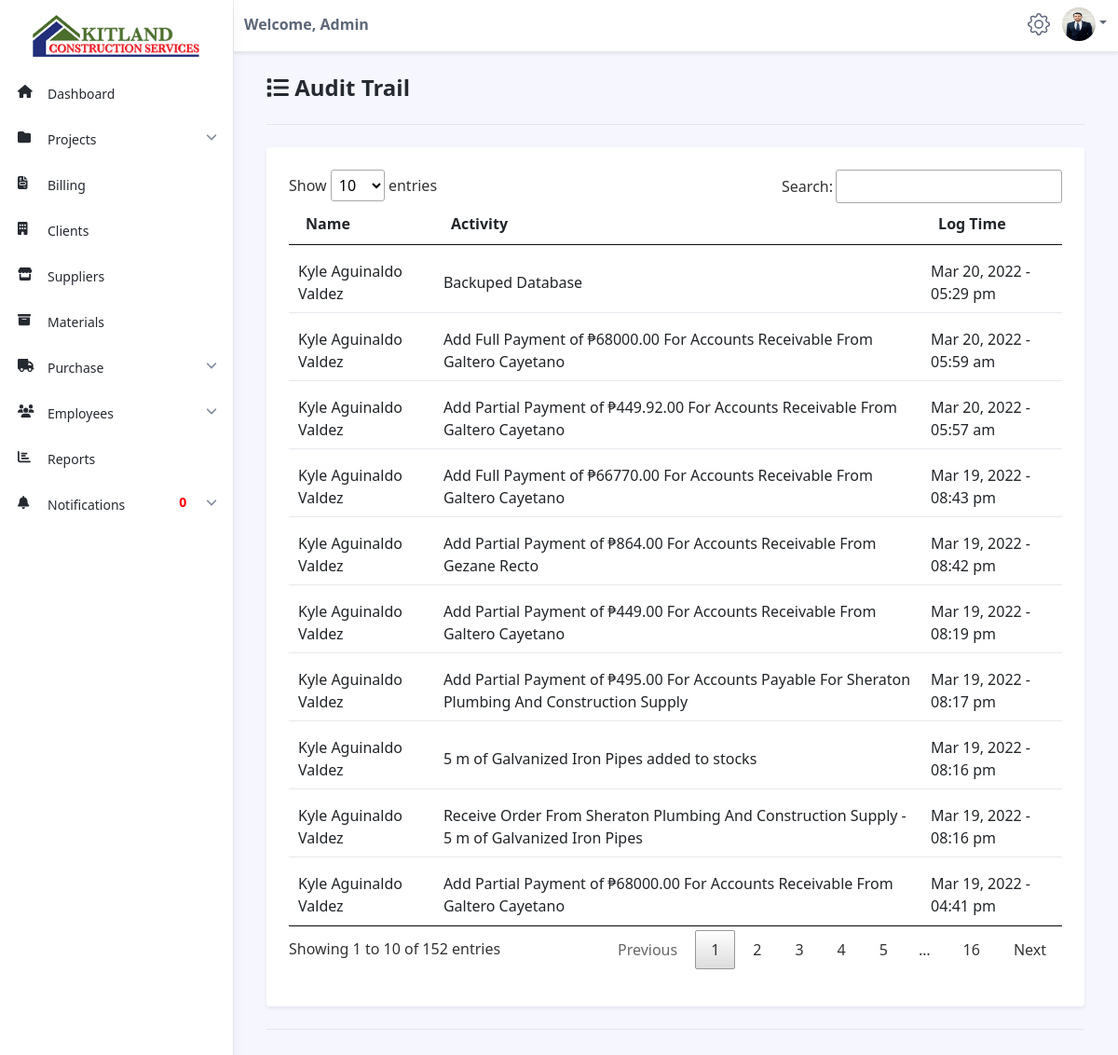
Before: /admin/audit-trail.php (signed in) with the older database file.
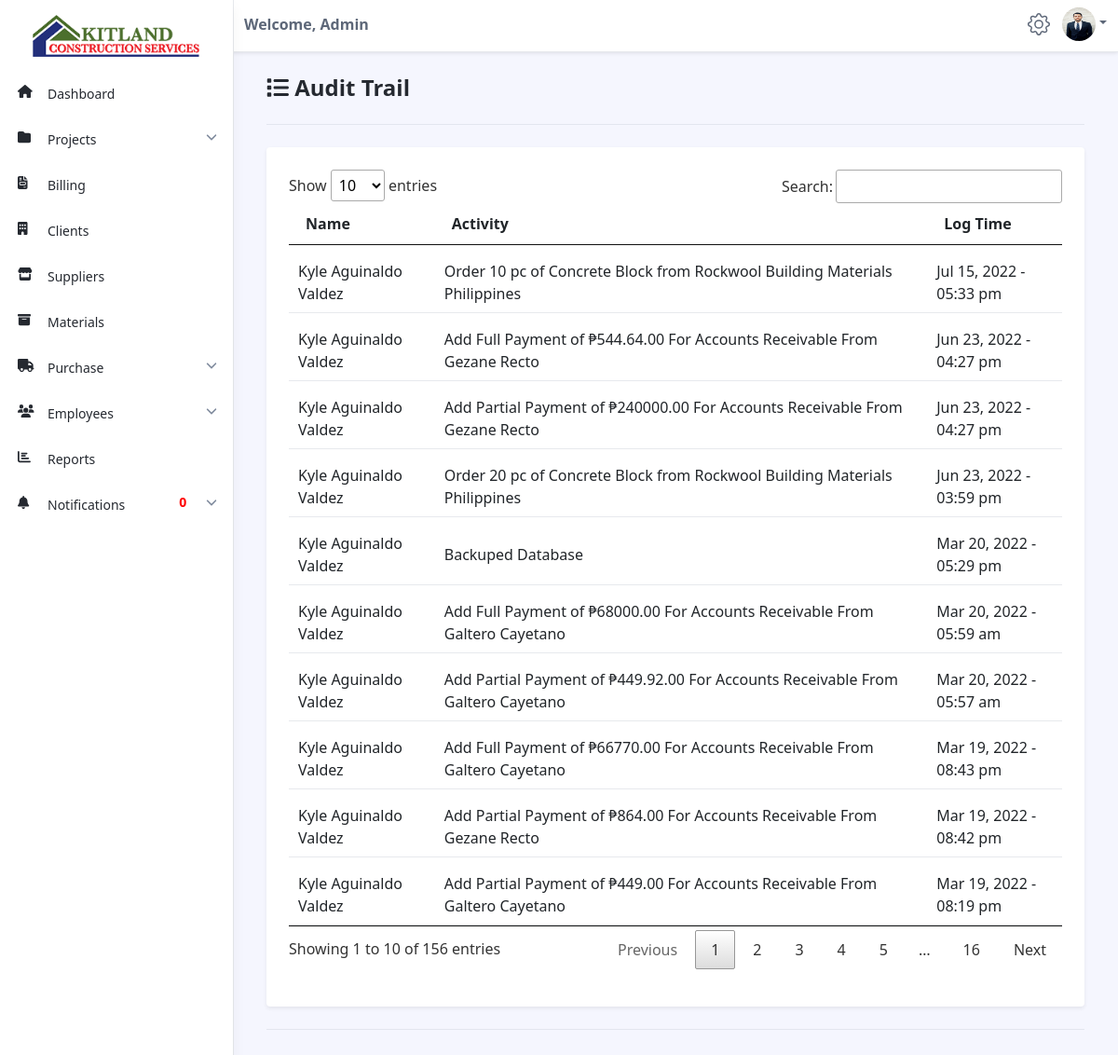
After: the same page with the newer database file.
### tables this page shows
CREATE TABLE `logs` (
  `id` int(11) NOT NULL,
  `username` varchar(255) NOT NULL,
  `log_time` datetime NOT NULL,
  `activity` varchar(255) NOT NULL
);

CREATE TABLE `staffs` (
  `id` int(11) NOT NULL,
  `staff_id` varchar(255) NOT NULL,
  `full_name` varchar(255) NOT NULL,
  `birthday` date NOT NULL,
  `age` varchar(255) NOT NULL,
  `gender` varchar(255) NOT NULL,
  `address` varchar(255) NOT NULL,
  `contact` varchar(255) NOT NULL,
  `civil_status` varchar(255) NOT NULL,
  `profile` varchar(255) NOT NULL,
  `status` varchar(255) NOT NULL,
  `email` varchar(255) NOT NULL,
  `username` varchar(255) NOT NULL,
  `password` varchar(255) NOT NULL,
  `access` varchar(255) NOT NULL,
  `otp` varchar(255) NOT NULL,
  `date_added` date NOT NULL,
  `last_login` datetime NOT NULL,
  `last_activity` datetime NOT NULL,
  `last_logout` datetime NOT NULL
);

### admin/audit-trail.php (the view, shortened to what this page needs)
<?php
include('../connections/config.php');
?>
<!DOCTYPE html>
<!DOCTYPE html>
<html lang="en">
<head>
    <link id="theme-style" rel="stylesheet" href="dataTables/jquery.dataTables.min.css">
    <link id="theme-style" rel="stylesheet" href="assets/css/portal.css">
    <link rel="stylesheet" href="../assets/css/style.css" />
</head>
<body class="app">
    <?php include('navbar.php'); ?>
    <div class="app-wrapper">
        <div class="app-content pt-3 p-md-3 p-lg-4">
            <div class="container-xl">
                <h1 class="app-page-title"><span class="nav-icon"><i class="fa fa-list"></i></span> Audit Trail</h1>
                <hr class="mb-4">
                <div class="row g-4 settings-section">
                    <div class="col-12 col-md-12">
                        <div class="app-card app-card-settings shadow-sm p-4">
                            <div class="app-card-body">
                                <form class="settings-form">
                                    <div class="mb-3">
                                        <table id="myTable" class="table app-table-hover mb-0 text-left">
                                            <thead>
                                                <tr>
                                                    <th class="cell">Name</th>
                                                    <th class="cell">Activity</th>
                                                    <th class="cell">Log Time</th>
                                                </tr>
                                            </thead>
                                            <tbody>
                                                <?php
                                                $sql = "SELECT * FROM logs, staffs WHERE logs.username = staffs.username ORDER by logs.id DESC";
                                                $result = mysqli_query($conn, $sql);
                                                $count = mysqli_num_rows($result);
                                                if ($count > 0) {
                                                    while ($row = mysqli_fetch_assoc($result)) {
                                                        $full_name = $row['full_name'];
                                                        $activity = $row['activity'];
                                                        $log_time = $row['log_time'];
                                                        $logout = date("M d, Y - h:i a", strtotime($log_time));
                                                ?>
                                                        <tr>
                                                            <td class="cell" style="padding-top: 1em"><?php echo $full_name; ?></td>
                                                            <td class="cell" style="padding-top: 1em"><?php echo $activity; ?></td>
                                                            <td class="cell" style="padding-top: 1em"><?php echo $logout; ?></td>
                                                        </tr>
                                                <?php
                                                    }
                                                } else {
                                                    echo "<script>alert('No Logs Found!')</script>";
                                                }
                                                ?>
                                            </tbody>
                                        </table>
                                    </div>
                                </form>
                            </div>
                        </div>
                    </div>
                </div>
                <hr class="my-4">
            </div>
        </div>
    </div>
</body>
</html>

Changed rows visible on the page:
no longer on this page (row unchanged): logs: staffs.full_name "Kyle Aguinaldo Valdez", activity "Add Partial Payment of ₱495.00 For Accounts Payable For Sheraton Plumbing And Construction Supply", log_time "Mar 19, 2022 - 08:17 pm"
no longer on this page (row unchanged): logs: staffs.full_name "Kyle Aguinaldo Valdez", activity "5 m of Galvanized Iron Pipes added to stocks", log_time "Mar 19, 2022 - 08:16 pm"
no longer on this page (row unchanged): logs: staffs.full_name "Kyle Aguinaldo Valdez", activity "Receive Order From Sheraton Plumbing And Construction Supply - 5 m of Galvanized Iron Pipes", log_time "Mar 19, 2022 - 08:16 pm"
no longer on this page (row unchanged): logs: staffs.full_name "Kyle Aguinaldo Valdez", activity "Add Partial Payment of ₱68000.00 For Accounts Receivable From Galtero Cayetano", log_time "Mar 19, 2022 - 04:41 pm"
added logs: staffs.full_name "Kyle Aguinaldo Valdez", activity "Order 10 pc of Concrete Block from Rockwool Building Materials Philippines", log_time "Jul 15, 2022 - 05:33 pm"
added logs: staffs.full_name "Kyle Aguinaldo Valdez", activity "Add Full Payment of ₱544.64.00 For Accounts Receivable From Gezane Recto", log_time "Jun 23, 2022 - 04:27 pm"
added logs: staffs.full_name "Kyle Aguinaldo Valdez", activity "Add Partial Payment of ₱240000.00 For Accounts Receivable From Gezane Recto", log_time "Jun 23, 2022 - 04:27 pm"
added logs: staffs.full_name "Kyle Aguinaldo Valdez", activity "Order 20 pc of Concrete Block from Rockwool Building Materials Philippines", log_time "Jun 23, 2022 - 03:59 pm"
Other visible differences:
text written by a page script: "Show entries Search: Showing 1 to 10 of 152 entries Previous 1 2 3 4 5 … 16 Next" → "Show entries Search: Showing 1 to 10 of 156 entries Previous 1 2 3 4 5 … 16 Next"
